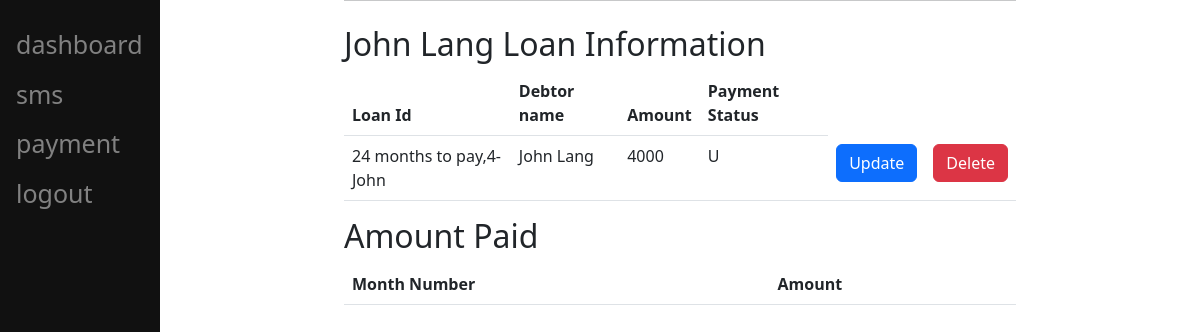
Before: /4/ (signed in) with the older database file.
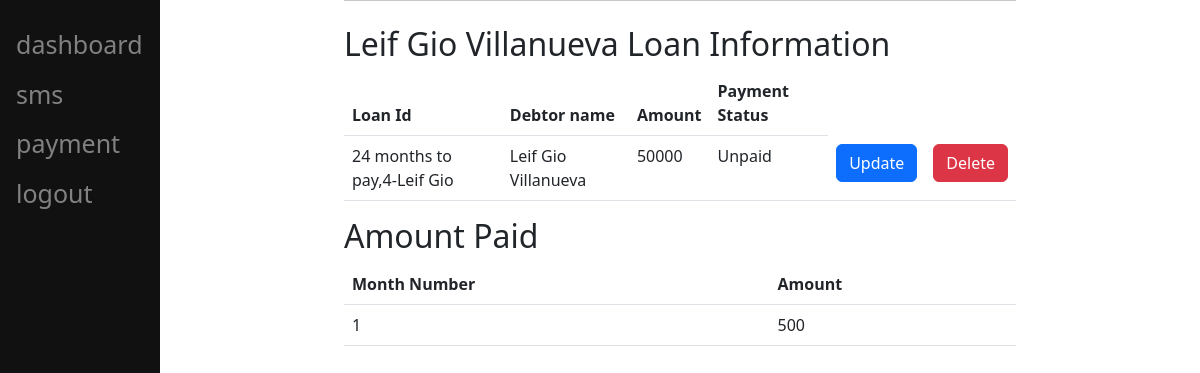
After: the same page with the newer database file.
### bank/models.py (models this page shows, shortened)
class Debtor(models.Model):
    first_name = models.CharField(max_length=30)
    last_name = models.CharField(max_length=30)
    email = models.EmailField(max_length=120)
    contact = PhoneNumberField(null=False,blank=False,unique=True)
    address = models.CharField(max_length=120)
    def __str__(self):
        return '%s-%s' % (self.pk, self.first_name)

class Loan(models.Model):
    LOAN_TYPES = (
        ('12 months to pay', '12 months to pay'),
        ('24 months to pay', '24 months to pay'),
        )
    STATUS_TYPES = (
        ('Paid', 'Paid'),
        ('Unpaid', 'Unpaid'),
        )
    debtor = models.ForeignKey(Debtor, on_delete=models.CASCADE)
    loan_type = models.CharField(default="24 months to pay", max_length=24,choices=LOAN_TYPES)
    amount = models.PositiveIntegerField()
    payment_status =  models.CharField(default="Unpaid", max_length=24, choices=STATUS_TYPES)
    date_created = models.DateField(default=now, editable=False)
    def __str__(self):
        return '%s,%s' % (self.loan_type, self.debtor)

class Payment(models.Model):
    debtor_id = models.ForeignKey(Debtor, on_delete=models.CASCADE)
    loan_id = models.ForeignKey(Loan, on_delete=models.CASCADE)
    month_number= models.IntegerField()
    amount = models.IntegerField()

### bank/views.py (the view)
# urls.py: path('<int:pk>/', login_required(views.DebtorDetail.as_view()), name='debtor-detail'),
class DebtorDetail(generic.DetailView):
    model = Debtor
    template_name = 'debtors-detail.html'

### bank/templates/debtors-detail.html (shortened to what this page needs)
{% extends 'base.html' %}
{% load static %}
{% block content %}
<h2>{{ debtor.first_name }} {{ debtor.last_name}} Loan Information</h2>
 <table class="table">
  <thead>
    <tr>
      <th scope="col">Loan Id</th>
      <th scope="col">Debtor name</th>
      <th scope="col">Amount</th>
      <th scope="col">Payment Status</th>
    </tr>
  </thead>
  <tbody>
    {% for loan in debtor.loan_set.all %}
    <tr>
        <td>{{ loan }}</td>
        <td>{{ debtor.first_name }} {{ debtor.last_name }}</td>
        <td>{{ loan.amount }}</td>
        <td>{{ loan.payment_status }}</td>
      <td>
        <a href="{% url 'bank:update-loan' loan.id %}" class="btn btn-primary">Update</a>
      </td>
      <td>
        <a href="{% url 'bank:delete-loan' loan.id %}" class="btn btn-danger">Delete</a>
      </td>
    </tr>
    {% endfor %}
  </tbody>
</table>
<h2>Amount Paid</h2>
 <table class="table">
  <thead>
    <tr>
      <th scope="col">Month Number</th>
      <th scope="col">Amount</th>
    </tr>
  </thead>
  <tbody>
{% for payment in debtor.payment_set.all %}
    <tr>
        <td>{{ payment.month_number }}</td>
        <td>{{ payment.amount }}</td>
    </tr>
{% endfor %}
  </tbody>
</table>
{% endblock %}

Changed rows visible on the page:
removed Loan: loan_type+debtor "24 months to pay,4-John", {{ debtor.first_name }} "John", {{ debtor.last_name }} "Lang", amount "4000", payment_status "U"
changed Debtor: first_name "John" → "Leif Gio"; last_name "Lang" → "Villanueva"
added Loan: loan_type+debtor "24 months to pay,4-Leif Gio", {{ debtor.first_name }} "Leif Gio", {{ debtor.last_name }} "Villanueva", amount "50000", payment_status "Unpaid"
added Payment: month_number "1", amount "500"
